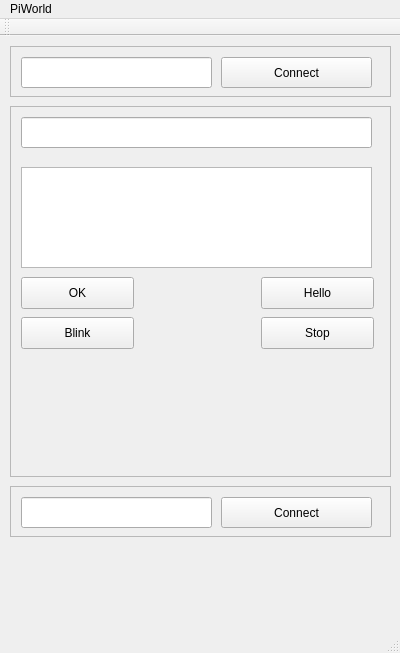
<?xml version="1.0" encoding="UTF-8"?>
<ui version="4.0">
 <class>MainWindow</class>
 <widget class="QMainWindow" name="MainWindow">
  <property name="geometry">
   <rect>
    <x>0</x>
    <y>0</y>
    <width>400</width>
    <height>653</height>
   </rect>
  </property>
  <property name="windowTitle">
   <string>PiWorld</string>
  </property>
  <widget class="QWidget" name="centralWidget">
   <widget class="QScrollArea" name="talkBox">
    <property name="geometry">
     <rect>
      <x>10</x>
      <y>70</y>
      <width>381</width>
      <height>371</height>
     </rect>
    </property>
    <property name="widgetResizable">
     <bool>true</bool>
    </property>
    <widget class="QWidget" name="talkBoxWidgetContents">
     <property name="geometry">
      <rect>
       <x>0</x>
       <y>0</y>
       <width>379</width>
       <height>369</height>
      </rect>
     </property>
     <widget class="QLineEdit" name="messageTextLine">
      <property name="geometry">
       <rect>
        <x>10</x>
        <y>10</y>
        <width>351</width>
        <height>31</height>
       </rect>
      </property>
     </widget>
     <widget class="QPlainTextEdit" name="responseDisplay">
      <property name="geometry">
       <rect>
        <x>10</x>
        <y>60</y>
        <width>351</width>
        <height>101</height>
       </rect>
      </property>
     </widget>
     <widget class="QPushButton" name="okButton">
      <property name="geometry">
       <rect>
        <x>10</x>
        <y>170</y>
        <width>113</width>
        <height>32</height>
       </rect>
      </property>
      <property name="text">
       <string>OK</string>
      </property>
     </widget>
     <widget class="QPushButton" name="helloButton">
      <property name="geometry">
       <rect>
        <x>250</x>
        <y>170</y>
        <width>113</width>
        <height>32</height>
       </rect>
      </property>
      <property name="text">
       <string>Hello</string>
      </property>
     </widget>
     <widget class="QPushButton" name="blinkButton">
      <property name="geometry">
       <rect>
        <x>10</x>
        <y>210</y>
        <width>113</width>
        <height>32</height>
       </rect>
      </property>
      <property name="text">
       <string>Blink</string>
      </property>
     </widget>
     <widget class="QPushButton" name="stopButton">
      <property name="geometry">
       <rect>
        <x>250</x>
        <y>210</y>
        <width>113</width>
        <height>32</height>
       </rect>
      </property>
      <property name="text">
       <string>Stop</string>
      </property>
     </widget>
    </widget>
   </widget>
   <widget class="QScrollArea" name="connectBox">
    <property name="enabled">
     <bool>true</bool>
    </property>
    <property name="geometry">
     <rect>
      <x>10</x>
      <y>10</y>
      <width>381</width>
      <height>51</height>
     </rect>
    </property>
    <property name="widgetResizable">
     <bool>true</bool>
    </property>
    <widget class="QWidget" name="scrollAreaWidgetContents">
     <property name="geometry">
      <rect>
       <x>0</x>
       <y>0</y>
       <width>379</width>
       <height>49</height>
      </rect>
     </property>
     <widget class="QLineEdit" name="talkAddress">
      <property name="geometry">
       <rect>
        <x>10</x>
        <y>10</y>
        <width>191</width>
        <height>31</height>
       </rect>
      </property>
     </widget>
     <widget class="QPushButton" name="connectButton">
      <property name="geometry">
       <rect>
        <x>210</x>
        <y>10</y>
        <width>151</width>
        <height>31</height>
       </rect>
      </property>
      <property name="text">
       <string>Connect</string>
      </property>
     </widget>
    </widget>
   </widget>
   <widget class="QScrollArea" name="warmupBox">
    <property name="enabled">
     <bool>true</bool>
    </property>
    <property name="geometry">
     <rect>
      <x>10</x>
      <y>450</y>
      <width>381</width>
      <height>51</height>
     </rect>
    </property>
    <property name="widgetResizable">
     <bool>true</bool>
    </property>
    <widget class="QWidget" name="scrollAreaWidgetContents_2">
     <property name="geometry">
      <rect>
       <x>0</x>
       <y>0</y>
       <width>379</width>
       <height>49</height>
      </rect>
     </property>
     <widget class="QLineEdit" name="talkAddress_2">
      <property name="geometry">
       <rect>
        <x>10</x>
        <y>10</y>
        <width>191</width>
        <height>31</height>
       </rect>
      </property>
     </widget>
     <widget class="QPushButton" name="connectButton_2">
      <property name="geometry">
       <rect>
        <x>210</x>
        <y>10</y>
        <width>151</width>
        <height>31</height>
       </rect>
      </property>
      <property name="text">
       <string>Connect</string>
      </property>
     </widget>
    </widget>
   </widget>
  </widget>
  <widget class="QMenuBar" name="menuBar">
   <property name="geometry">
    <rect>
     <x>0</x>
     <y>0</y>
     <width>400</width>
     <height>26</height>
    </rect>
   </property>
   <widget class="QMenu" name="menuPiWorld">
    <property name="title">
     <string>PiWorld</string>
    </property>
    <addaction name="CommTest"/>
    <addaction name="MotorTest"/>
   </widget>
   <addaction name="menuPiWorld"/>
  </widget>
  <widget class="QToolBar" name="mainToolBar">
   <attribute name="toolBarArea">
    <enum>TopToolBarArea</enum>
   </attribute>
   <attribute name="toolBarBreak">
    <bool>false</bool>
   </attribute>
  </widget>
  <widget class="QStatusBar" name="statusBar"/>
  <action name="CommTest">
   <property name="checkable">
    <bool>false</bool>
   </property>
   <property name="text">
    <string>Comm Test</string>
   </property>
   <property name="shortcutVisibleInContextMenu" stdset="0">
    <bool>false</bool>
   </property>
  </action>
  <action name="MotorTest">
   <property name="text">
    <string>Motor Test</string>
   </property>
   <property name="shortcutVisibleInContextMenu" stdset="0">
    <bool>false</bool>
   </property>
  </action>
 </widget>
 <layoutdefault spacing="6" margin="11"/>
 <resources/>
 <connections/>
</ui>
